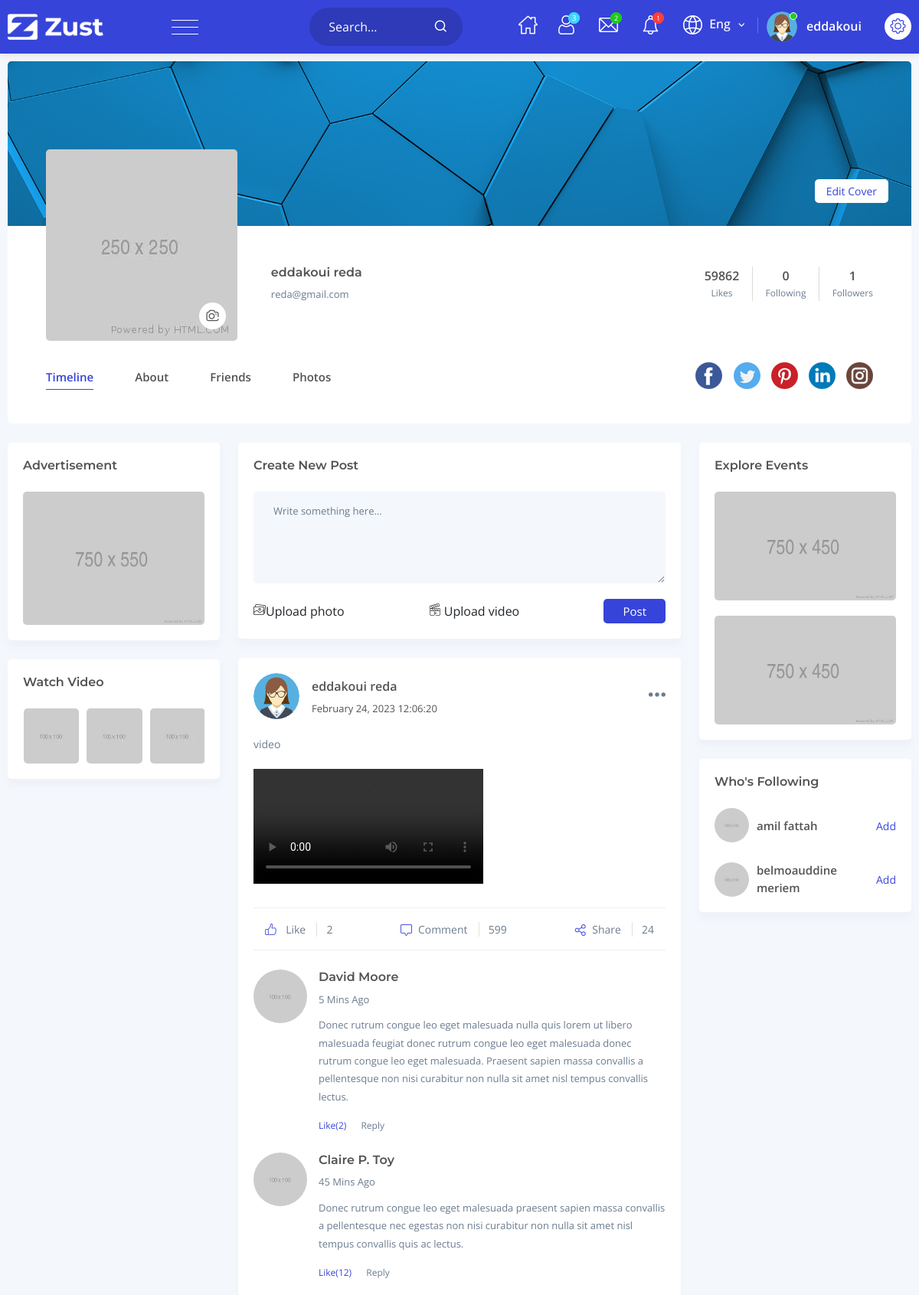
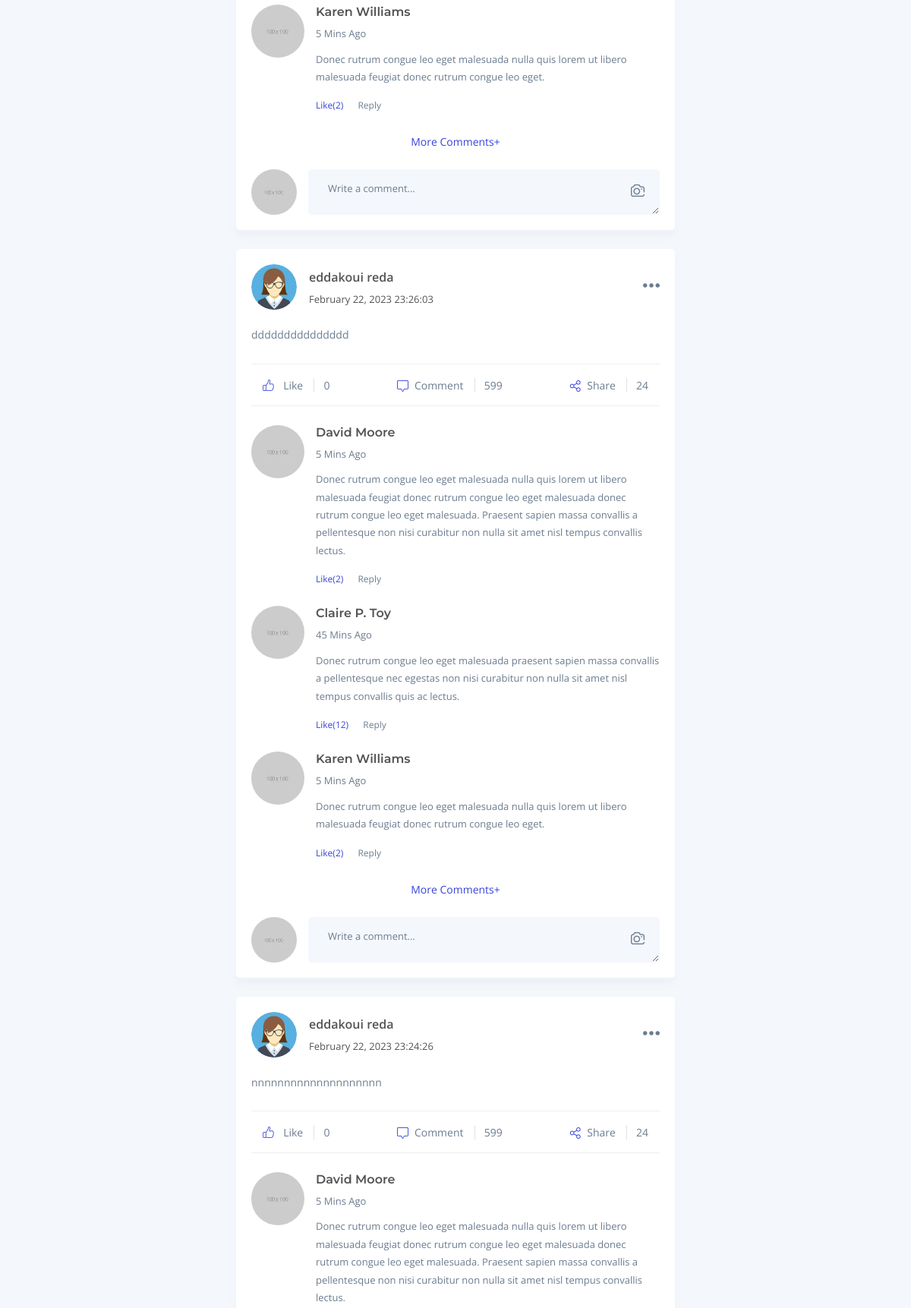
The app's page /my-profile.php (signed in, upper part) with its own data (2 pictures, top to bottom).
### tables this page shows
CREATE TABLE `users` (
  `id_user` int(11) NOT NULL,
  `nom_user` varchar(60) NOT NULL,
  `prenom_user` varchar(60) NOT NULL,
  `email_user` varchar(150) NOT NULL,
  `pass_user` varchar(20) NOT NULL,
  `admin_user` int(11) NOT NULL,
  `imgprfl_user` varchar(200) NOT NULL,
  `phone_user` varchar(20) DEFAULT NULL,
  `gender_user` varchar(20) DEFAULT 'Unknown'
);

### my-profile.php (the view, shortened to what the rows shown need)
<?php
require('connection.php');
$id=$_SESSION['id_session'];
?>
<!doctype html>
<html lang="zxx">
    <head>
        <link rel="stylesheet" href="assets/css/bootstrap.min.css">
        <link rel="stylesheet" href="assets/css/animate.min.css">
        <link rel="stylesheet" href="assets/css/remixicon.css">
        <link rel="stylesheet" href="assets/css/flaticon.css">
        <link rel="stylesheet" href="assets/css/jquery-ui.min.css">
        <link rel="stylesheet" href="assets/css/magnific-popup.min.css">
        <link rel="stylesheet" href="assets/css/simplebar.min.css">
        <link rel="stylesheet" href="assets/css/metismenu.min.css">
        <link rel="stylesheet" href="assets/css/owl.carousel.min.css">
        <link rel="stylesheet" href="assets/css/owl.theme.default.min.css">
        <link rel="stylesheet" href="assets/css/style.css">
		<link rel="stylesheet" href="assets/css/responsive.css">
    </head>
    <body>
        <div class="main-content-wrapper d-flex flex-column">
            <?php include_once"includes/header_Navbar.php"; ?>
            <div class="content-page-box-area">
                <div class="my-profile-inner-box">
                    <div class="profile-info-box">
                        <div class="inner-info-box d-flex justify-content-between align-items-center">
                            <div class="info-text ms-3">
                                <h3><a href="#"><?php echo $donner['nom_user']." ".$donner['prenom_user'];?></a></h3>
                                <span><a href="mailto:<?php echo $donner['email_user'];?>"><?php echo $donner['email_user'];?></a></span>
                            </div>
                        </div>
                    </div>
                </div>
                <div class="tab-content" id="myTabContent">
                    <div class="tab-pane fade show active" id="timeline" role="tabpanel">
                        <div class="row">
                            <div class="col-lg-6 col-md-12">
                                <div class="news-feed-area">
                            <?php include_once'includes/showpost.php';   ?>
                                </div>
                            </div>
                            <div class="col-lg-3 col-md-12">
                                <aside class="widget-area">
                                    <?php include_once"includes/who_S_Following.php"; ?>
                                </aside>
                            </div>
                        </div>
                    </div>
                </div>
            </div>
        </div>
    </body>
</html>

### includes/header_Navbar.php (shortened to what the rows shown need)
<?php
$req1 = $conn->query('SELECT * FROM users WHERE id_user='.$id);
$donner =$req1->fetch();
?>
<div class="navbar-area">
                <div class="main-navbar">
                    <nav class="navbar navbar-expand-lg navbar-light">
                        <div class="collapse navbar-collapse" id="navbarSupportedContent">
                            <div class="others-options d-flex align-items-center">
                                <div class="option-item">
                                    <div class="dropdown profile-nav-item">
                                        <a href="#" class="dropdown-bs-toggle" role="button" data-bs-toggle="dropdown" aria-haspopup="true" aria-expanded="false">
                                            <div class="menu-profile">
                                                <img src="<?php echo $donner['imgprfl_user'];  ?>" width="80" class="rounded-circle" alt="image">
                                                <span class="name"><?php echo $donner['nom_user']; ?></span>
                                                <span class="status-online"></span>
                                            </div>
                                        </a>
                                    </div>
                                </div>
                            </div>
                        </div>
                    </nav>
                </div>
            </div>

### includes/showpost.php (shortened to what the rows shown need)
<html>
<head>
</head>
<?php
require_once 'connection.php';
$stmt = $conn->query("SELECT id_post, id_user, content, media, DATE_FORMAT(post_date, '%M %d, %Y %H:%i:%S') AS date
FROM posts P,follow F
WHERE P.id_user=F.id_following
  AND F.id_follower=".$_SESSION['id_session']."
UNION
(SELECT id_post, id_user, content, media, DATE_FORMAT(post_date, '%M %d, %Y %H:%i:%S') AS date
FROM posts
WHERE id_user=".$_SESSION['id_session']." )ORDER BY date DESC");
while ($row = $stmt->fetch(PDO::FETCH_ASSOC)) {
  $post_id = $row['id_post'];
  $user_id = $row['id_user'];
  $content = $row['content'];
  $media = $row['media'];
  $post_date = $row['date'];
  $stmt_user = $conn->prepare("SELECT * FROM users WHERE id_user=:user_id");
  $stmt_user->bindParam(':user_id', $user_id);
  $stmt_user->execute();
  $result_user = $stmt_user->fetch(PDO::FETCH_ASSOC);
  $username = $result_user['nom_user'] . ' ' . $result_user['prenom_user'];
  $profile_image = $result_user['imgprfl_user'];
  $stmt_numlike = $conn->prepare("SELECT COUNT(*) FROM likes WHERE id_post = :id_post");
  $stmt_numlike->bindParam(':id_post', $post_id);
  $stmt_numlike->execute();
  $num_likes = $stmt_numlike->fetchColumn();
   ?>
  <div class='news-feed news-feed-post'>
  <div class='post-header d-flex justify-content-between align-items-center'>
  <div class='image'>
 <?php if (!empty($profile_image)) { ?>
    <a href='my-profile.php'><img src='<?php echo $profile_image ;?>' class='rounded-circle' alt='Profile Image' width="60"></a>
 <?php } ?>
 </div>
  <div class='info ms-3'>
  <span class='name'><a href='my-profile.html'><?php echo $username ;?></a></span>
  <span class='small-text'><a href='#'><?php echo $post_date;?></a></span>
  </div>
  <div class='dropdown'>
  <button class='dropdown-toggle' type='button' data-bs-toggle='dropdown' aria-haspopup='true' aria-expanded='false'><i class='flaticon-menu'></i></button>
  </div>
  </div>
  <div class="post-body">
                                    <p><?php echo $content;  ?></p>
                                    <div class="post-image">
                                    <?php if (!empty($media)) {
                                    if (pathinfo($media, PATHINFO_EXTENSION) === 'mp4') { ?>
                                       <video style="max-width: 100%;height: auto;display: inline-block;" controls><source src='./action/uploads/<?php echo $media ;?>' type='video/mp4'></video>
                                 <?php  } else { ?>
                                       <img src='./action/uploads/<?php echo $media ;?>'>
                                    <?php }
                                 }
                                 ?>
                                    </div>
                                    <ul class="post-meta-wrap d-flex justify-content-between align-items-center">
                                        <li class="post-react">
                                        <a href="#" class="like-button" data-type='like' data-post-id="<?php echo $row['id_post']; ?>"
                                         onclick="addLike(<?php echo $row['id_post']; ?>, 'like')" a>
                                            <i class="flaticon-like"></i>
                                            <span>Like</span>
                                            <span class="number"><?php echo $num_likes; ?></span>
                                        </a>
                                        </li>
                                        <li class="post-comment">
                                            <a href="#"><i class="flaticon-comment"></i><span>Comment</span> <span class="number">599 </span></a>
                                        </li>
                                        <li class="post-share">
                                            <a href="#"><i class="flaticon-share"></i><span>Share</span> <span class="number">24 </span></a>
                                        </li>
                                    </ul>
                                    <div class="post-comment-list">
                                        <div class="comment-list">
                                            <div class="comment-image">
                                                <a href="my-profile.html"><img src="assets/images/user/user-33.jpg" class="rounded-circle" alt="image"></a>
                                            </div>
                                            <div class="comment-info">
                                                <h3>
                                                    <a href="my-profile.html">David Moore</a>
                                                </h3>
                                                <span>5 Mins Ago</span>
                                                <p>Donec rutrum congue leo eget malesuada nulla quis lorem ut libero malesuada feugiat donec rutrum congue leo eget malesuada donec rutrum congue leo eget malesuada. Praesent sapien massa convallis a pellentesque non nisi curabitur non nulla sit amet nisl tempus convallis lectus.</p>
                                                <ul class="comment-react">
                                                    <li><a href="#" class="like">Like(2)</a></li>
                                                    <li><a href="#">Reply</a></li>
                                                </ul>
                                            </div>
                                        </div>
                                        <div class="comment-list">
                                            <div class="comment-image">
                                                <a href="my-profile.html"><img src="assets/images/user/user-34.jpg" class="rounded-circle" alt="image"></a>
                                            </div>
                                            <div class="comment-info">
                                                <h3>
                                                    <a href="my-profile.html">Claire P. Toy</a>
                                                </h3>
                                                <span>45 Mins Ago</span>
                                                <p>Donec rutrum congue leo eget malesuada praesent sapien massa convallis a pellentesque nec egestas non nisi curabitur non nulla sit amet nisl tempus convallis quis ac lectus.</p>
                                                <ul class="comment-react">
                                                    <li><a href="#" class="like">Like(12)</a></li>
                                                    <li><a href="#">Reply</a></li>
                                                </ul>
                                            </div>
                                        </div>
                                        <div class="comment-list">
                                            <div class="comment-image">
                                                <a href="my-profile.html"><img src="assets/images/user/user-8.jpg" class="rounded-circle" alt="image"></a>
                                            </div>
                                            <div class="comment-info">
                                                <h3>
                                                    <a href="my-profile.html">Karen Williams</a>
                                                </h3>
                                                <span>5 Mins Ago</span>
                                                <p>Donec rutrum congue leo eget malesuada nulla quis lorem ut libero malesuada feugiat donec rutrum congue leo eget.</p>
                                                <ul class="comment-react">
                                                    <li><a href="#" class="like">Like(2)</a></li>
                                                    <li><a href="#">Reply</a></li>
                                                </ul>
                                            </div>
                                        </div>
                                        <div class="more-comments">
                                            <a href="#">More Comments+</a>
                                        </div>
                                    </div>
                                    <form class="post-footer">
                                        <div class="footer-image">
                                            <a href="#"><img src="assets/images/user/user-1.jpg" class="rounded-circle" alt="image"></a>
                                        </div>
                                        <div class="form-group">
                                            <textarea name="message" class="form-control" placeholder="Write a comment..."></textarea>
                                            <label><a href="#"><i class="flaticon-photo-camera"></i></a></label>
                                        </div>
                                    </form>
                                </div>
 </div> <?php
}
?>

### includes/who_S_Following.php (shortened to what the rows shown need)
<?php
$reqFollow1 = $conn->query('SELECT * FROM users where not id_user='.$_SESSION['id_session'].' AND id_user NOT IN (SELECT id_following FROM follow WHERE id_follower = '.$_SESSION['id_session'].')');
?>
<div class="widget widget-who-following">
                                <?php
                                 while ($donner1 =$reqFollow1->fetch()) {
                                    ?>
                                <div class="following-item d-flex justify-content-between align-items-center" >
                                    <a href="#"><img src="assets/images/user/user-42.jpg" class="rounded-circle" alt="image"></a>
                                    <span class="name"><a href="#"><?php echo $donner1['nom_user']." ".$donner1['prenom_user'];?></a></span>
                                    <span class="add-friend" id="user-<?php echo $donner1['nom_user'];?>" onclick="removeMe(this, <?php echo  $donner1['id_user']; ?>)"><a style="cursor: pointer;">Add</a></span>
                                </div>
                                <?php }?>
                            </div>

### records on screen
users: imgprfl_user (placeholder picture), nom_user "eddakoui", prenom_user "reda", email_user "reda@gmail.com", username "eddakoui reda"
users: nom_user "amil", prenom_user "fattah"
users: nom_user "belmoauddine", prenom_user "meriem"

### other values on screen
$req->rowCount() "0"
$req2->rowCount() "1"
$post_date "February 24, 2023 12:06:20"
$content "video"
$num_likes "2"
$post_date "February 22, 2023 23:26:03"
$content "ddddddddddddddd"
$num_likes "0"
$post_date "February 22, 2023 23:24:26"
$content "nnnnnnnnnnnnnnnnnnnn"
